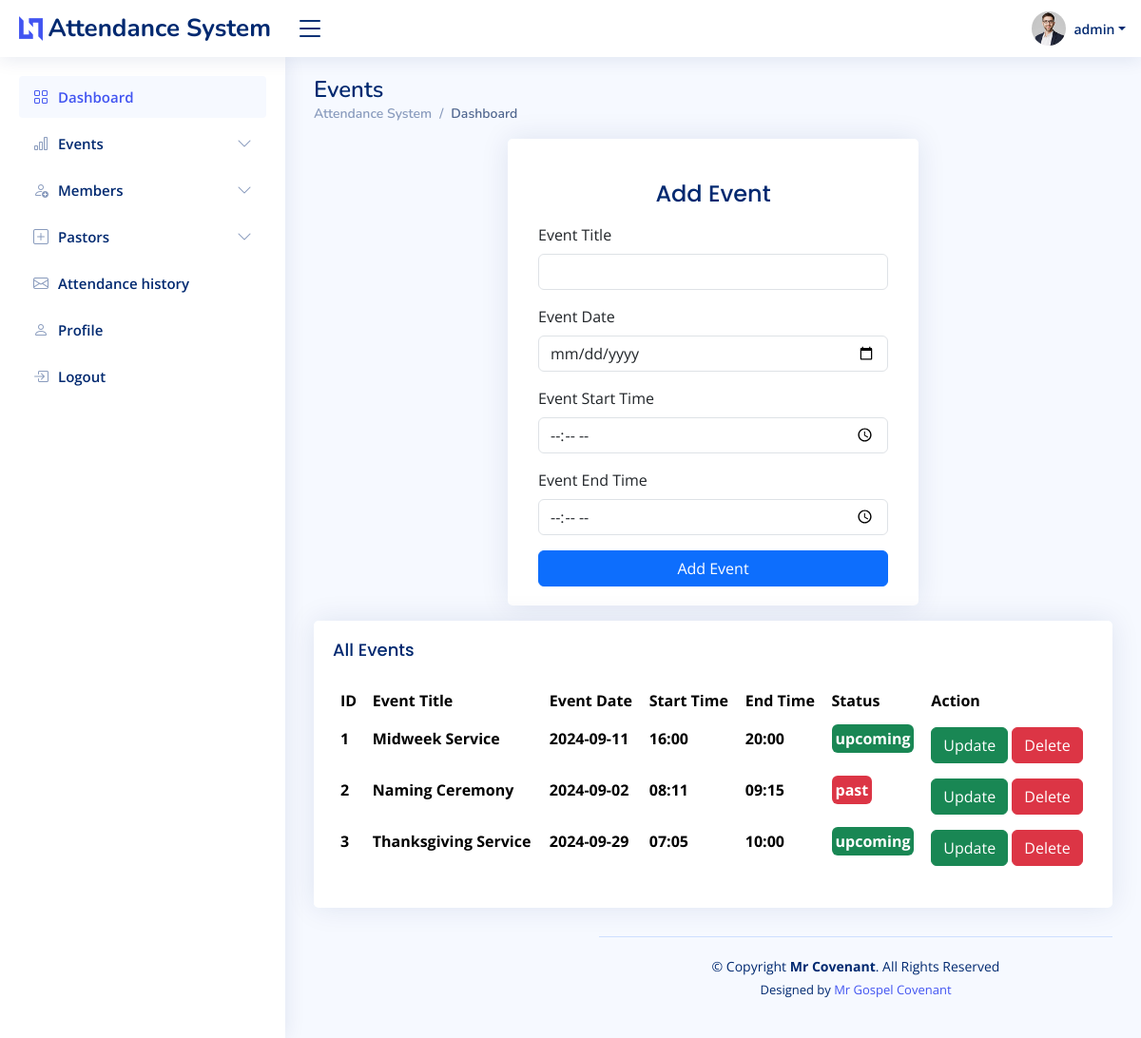
/admin/events.php (signed in), run on the app's committed database.
### tables this page shows
CREATE TABLE `events` (
  `id` int(255) NOT NULL,
  `title` varchar(255) NOT NULL,
  `eventdate` varchar(255) NOT NULL,
  `starttime` varchar(255) NOT NULL,
  `endtime` varchar(255) NOT NULL,
  `status` varchar(255) NOT NULL DEFAULT 'upcoming',
  `updated_at` datetime NOT NULL DEFAULT current_timestamp() ON UPDATE current_timestamp(),
  `created_at` datetime NOT NULL DEFAULT current_timestamp()
);

### admin/events.php (the view, shortened to what this page needs)
<?php
require('../config/db.php');
?>
<!DOCTYPE html>
<html lang="en">
<head>
    <link href="assets/vendor/bootstrap/css/bootstrap.min.css" rel="stylesheet">
    <link href="assets/vendor/bootstrap-icons/bootstrap-icons.css" rel="stylesheet">
    <link href="assets/vendor/boxicons/css/boxicons.min.css" rel="stylesheet">
    <link href="assets/vendor/quill/quill.snow.css" rel="stylesheet">
    <link href="assets/vendor/quill/quill.bubble.css" rel="stylesheet">
    <link href="assets/vendor/remixicon/remixicon.css" rel="stylesheet">
    <link href="assets/vendor/simple-datatables/style.css" rel="stylesheet">
    <link href="assets/css/style.css" rel="stylesheet">
</head>
<body>
    <?php require("includes/header.php") ?>
    <?php require("includes/sidebar.php") ?>
    <main id="main" class="main">
        <div class="pagetitle">
            <h1>Events</h1>
            <nav>
                <ol class="breadcrumb">
                    <li class="breadcrumb-item"><a href="index.php">Attendance System</a></li>
                    <li class="breadcrumb-item active">Dashboard</li>
                </ol>
            </nav>
        </div>
        <section class="section dashboard">
            <div class="row">
                <div class="col-lg-12">
                    <div class="row justify-content-center">
                        <div class="card mb-3 col-md-6">
                            <div class="card-body">
                                <div class="pt-4 pb-2">
                                    <h5 class="card-title text-center pb-0 fs-4">Add Event</h5>
                                </div>
                                <form class="row g-3 needs-validation" action="<?php echo $_SERVER['PHP_SELF'] ?>" method="post">
                                    <div class="col-12">
                                        <label for="title" class="form-label">Event Title</label>
                                        <div class="input-group has-validation">
                                            <input type="text" name="title" class="form-control" id="title" value="<?php echo $title ?>" required>
                                        </div>
                                    </div>
                                    <div class="col-12">
                                        <label for="eventdate" class="form-label">Event Date</label>
                                        <div class="input-group has-validation">
                                            <input type="date" name="eventdate" class="form-control" id="eventdate" value="<?php echo $eventdate ?>" required>
                                        </div>
                                    </div>
                                    <div class="col-12">
                                        <label for="starttime" class="form-label">Event Start Time</label>
                                        <div class="input-group has-validation">
                                            <input type="time" name="starttime" class="form-control" id="starttime" value="<?php echo $starttime ?>" required>
                                        </div>
                                    </div>
                                    <div class="col-12">
                                        <label for="endtime" class="form-label">Event End Time</label>
                                        <div class="input-group has-validation">
                                            <input type="time" name="endtime" class="form-control" id="endtime" value="<?php echo $endtime ?>" required>
                                        </div>
                                    </div>
                                    <div class="col-12">
                                        <button class="btn btn-primary w-100" type="submit" name="submit">Add Event</button>
                                    </div>
                                </form>
                            </div>
                        </div>
                    </div>
                </div>
                <div class="col-12">
                    <div class="card Last-Attended overflow-auto">
                        <div class="card-body">
                            <h5 class="card-title">All Events<span></span></h5>
                            <table class="table table-borderless datatable">
                                <thead>
                                    <tr>
                                        <th scope="col">ID</th>
                                        <th scope="col">Event Title</th>
                                        <th scope="col">Event Date</th>
                                        <th scope="col">Start Time</th>
                                        <th scope="col">End Time</th>
                                        <th scope="col">Status</th>
                                        <th scope="col">Action</th>
                                    </tr>
                                </thead>
                                <tbody>
                                    <?php
                                        $sql = mysqli_query($connection, "SELECT * FROM events order by id DESC");
                                        $n = 1;
                                        while($row =mysqli_fetch_assoc($sql)){
                                    ?>
                                    <tr>
                                        <th><?=$n++ ?></th>
                                        <th><?php echo $row['title'] ?></th>
                                        <th><?php echo $row['eventdate'] ?></th>
                                        <th><?php echo $row['starttime'] ?></th>
                                        <th><?php echo $row['endtime'] ?></th>
                                        <th><?php if($row['status'] =="past"){echo "<span class='bg-danger text-white rounded p-1 mt-1'>".$row['status']."</span>";}else{echo "<span class='bg-success text-white rounded p-1 mt-1'>".$row['status']."</span>";}  ?></th>
                                        <th>
                                            <a href="events_edit.php?eventid=<?php echo $row['id'] ?>" class="btn btn-success">
                                                Update
                                            </a>
                                            <a onclick="if(confirm('Are you sure')){location='events.php?eventid=<?php echo $row['id'] ?>'}"  class="btn btn-danger">
                                                Delete
                                            </a>
                                        </th>
                                    </tr>
                                    <?php
                                        }
                                    ?>
                                </tbody>
                            </table>
                        </div>
                    </div>
                </div>
            </div>
            <?php require("includes/footer.php") ?>
</body>
</html>

### admin/assets/css/style.css (style rules this page uses)
:root { scroll-behavior: smooth; }
body { font-family: "Open Sans", sans-serif; background: #f6f9ff; color: #444444; }
a { color: #4154f1; text-decoration: none; }
h1, h2, h3, h4, h5, h6 { font-family: "Nunito", sans-serif; }
#main { margin-top: 60px; padding: 20px 30px; transition: all 0.3s; }
.pagetitle { margin-bottom: 10px; }
.pagetitle h1 { font-size: 24px; margin-bottom: 0; font-weight: 600; color: #012970; }
.card { margin-bottom: 30px; border: none; border-radius: 5px; box-shadow: 0px 0 30px rgba(1, 41, 112, 0.1); }
.card-title { padding: 20px 0 15px 0; font-size: 18px; font-weight: 500; color: #012970; font-family: "Poppins", sans-serif; }
.card-body { padding: 0 20px 20px 20px; }
.breadcrumb { font-size: 14px; font-family: "Nunito", sans-serif; color: #899bbd; font-weight: 600; }
.breadcrumb a { color: #899bbd; transition: 0.3s; }
.breadcrumb .breadcrumb-item::before { color: #899bbd; }
.breadcrumb .active { color: #51678f; font-weight: 600; }
@media (min-width: 1200px) { #main, #footer { margin-left: 300px; } }

### admin/events.php (style rules this page uses)
table, tr,td { white-space: nowrap; }

### data on the page
events: title "Midweek Service", eventdate "2024-09-11", starttime "16:00", endtime "20:00", status "upcoming"
events: title "Naming Ceremony", eventdate "2024-09-02", starttime "08:11", endtime "09:15", status "past"
events: title "Thanksgiving Service", eventdate "2024-09-29", starttime "07:05", endtime "10:00", status "upcoming"

### other printed values
$_SESSION['firstname'] "admin"
